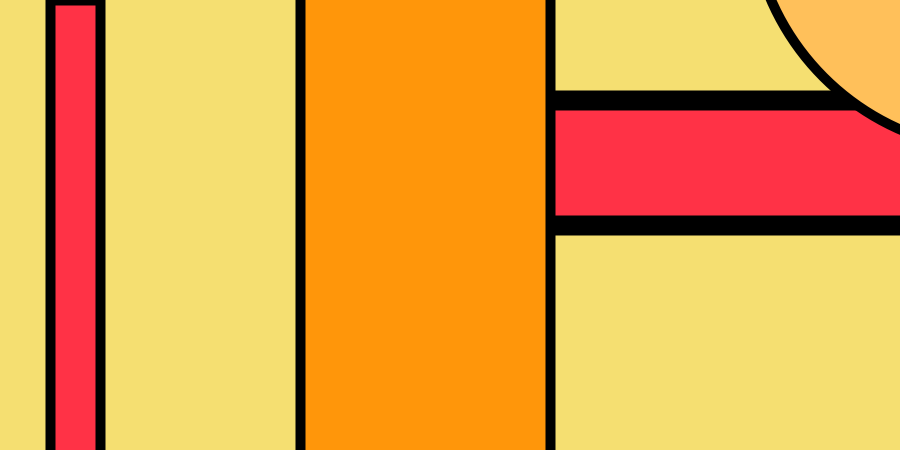
Frame 1 (no input)
Frame 60 (the mouse pressed at the canvas centre just before this capture): identical to frame 1, image omitted
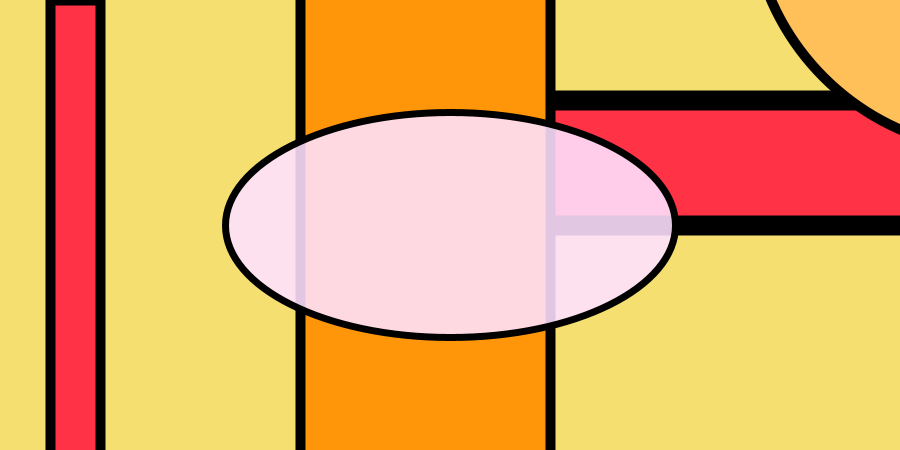
Frame 120 (the mouse held since frame 60 and released just before this capture)

The Processing sketch that drew these frames (run headless with seeded random() and noise(); from frame 60 on, the mouse is pressed at the canvas centre):

// Processing sketch: processing_45250
// ── processing_45250.pde

void setup(){
  size(900,450);
}

void draw (){
  fill(245,223,113);
  rect(-10,-10,2500,2500);
  
  fill(950,50,70);
  strokeWeight(20);
  rect(400,100,2000,125);

strokeWeight(10);
rect(50,0,50,600);

fill(300,150,10);
rect(300,-10,250,1000);

strokeWeight(50);
fill(250,100,5);
rect(1800,50,75,1000);

strokeWeight(5);
fill(500,12,10);
ellipse(1500,400,500,500);

strokeWeight(10);
fill(255,192,90);
ellipse(1000,-100,500,500);

strokeWeight(7);fill(mouseX,mouseY,mouseX,mouseY);ellipse(mouseX,mouseY,mouseX,mouseY);

}
